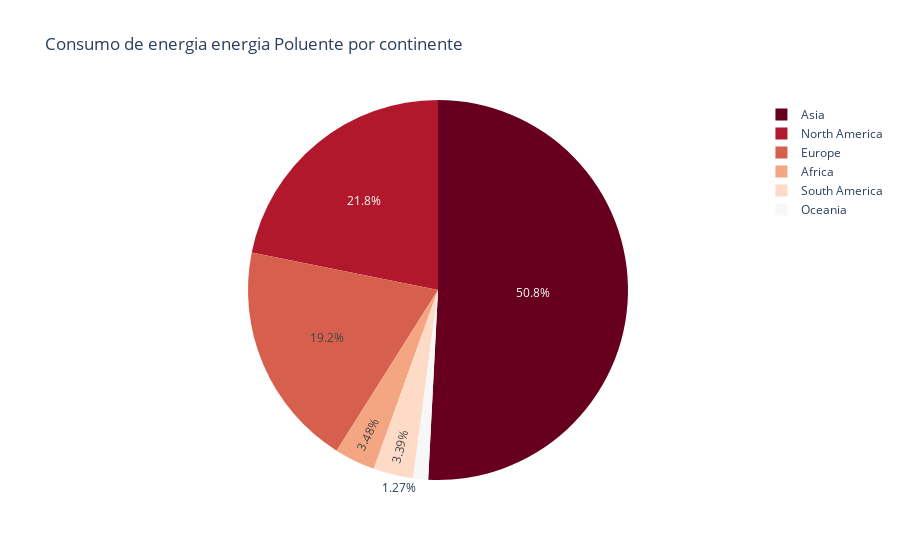

Write notebook code for a chart like this one.
### Markdown cell above
O gráfico apresentado mostra a uma relação entre a população e quantidade de energia ao longo dos anos. Cada linha no gráfico representa o consumo de energia em um país específico, com o eixo X indicando os anos e o eixo Y mostrando o valor do consumo em TWh.

Esse gráfico mostra algo muito interessante que os 3 países que mais consomem energia são também os top 3 tanto em consumo de energia limpa e energia fossil, o que significa que eles estão bem equilibrados no quesito consumo o que pode significar algo de certa forma bom mas não significa que não seja ruim

### Code cell
fig5 = px.pie(
    data_frame=df_continents,
    names='country',  
    values='fossil_energy_consumption', 
    title='Consumo de energia energia Poluente por continente',
    color_discrete_sequence=px.colors.sequential.RdBu
)
fig5.show()

### Figure 1 — Plotly figure (JSON) as saved in the notebook; plotly's stock layout.template omitted (floating-point values rounded to 4 significant figures)
{"data": [{"domain": {"x": [0, 1], "y": [0, 1]}, "hovertemplate": "country=%{label}<br>fossil_energy_consumption=%{value}<extra></extra>", "labels": ["Africa", "Africa", "Africa", "Asia", "Asia", "Asia", "Europe", "Europe", "Europe", "North America", "North America", "North America", "Oceania", "Oceania", "Oceania", "South America", "South America", "South America"], "legendgroup": "", "name": "", "showlegend": true, "type": "pie", "values": [3488.0, 4532.0, 4792.0, 46900.0, 67090.0, 73330.0, 26400.0, 23160.0, 21170.0, 28570.0, 27230.0, 24730.0, 1499.0, 1630.0, 1559.0, 3558.0, 4994.0, 3947.0]}], "layout": {"legend": {"tracegroupgap": 0}, "piecolorway": ["rgb(103,0,31)", "rgb(178,24,43)", "rgb(214,96,77)", "rgb(244,165,130)", "rgb(253,219,199)", "rgb(247,247,247)", "rgb(209,229,240)", "rgb(146,197,222)", "rgb(67,147,195)", "rgb(33,102,172)", "rgb(5,48,97)"], "title": {"text": "Consumo de energia energia Poluente por continente"}}}
